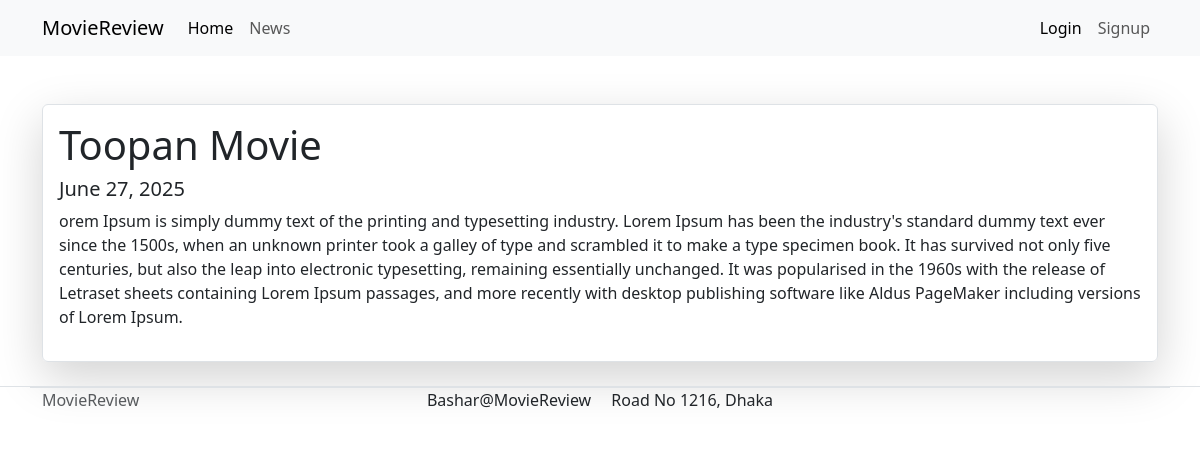
Page /news/ on the committed database.
### news/models.py (models this page shows)
class News(models.Model):
    headline = models.CharField(max_length=200)
    body = models.TextField()
    date = models.DateField()
    class Meta:
        verbose_name = 'News'
        verbose_name_plural = "News"

### news/views.py (the view)
# urls.py: path('news/', include('news.urls')),
def news(request):
    news = News.objects.all().order_by('-date')
    return render(request, 'news.html', {'news': news})

### news/templates/news.html
{% extends 'base.html' %}
{% block content %}
{% for n in news %}
<div class="p-3 border rounded shadow-lg mb-4">
    <h1>{{n.headline}}</h1>
    <h5>{{n.date}}</h5>
    <p>{{n.body}}</p>
</div>
{% endfor %}
{% endblock content %}

### rows in the picture
News: headline "Toopan Movie", date "June 27, 2025", body "orem Ipsum is simply dummy text of the printing and typesetting industry. Lorem Ipsum has been the industry's standard dummy text ever since the 1500s, when an unknown printer took a galley of type and scrambled it to make a type specimen book. It has survived not only five centuries, but also the leap into electronic typesetting, remaining essentially unchanged. It was popularised in the 1960s with the release of Letraset sheets containing Lorem Ipsum passages, and more recently with desktop publishing software like Aldus PageMaker including versions of Lorem Ipsum."
